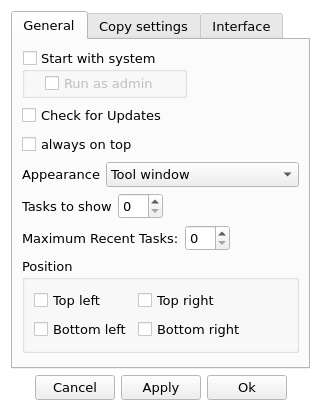
<?xml version="1.0" encoding="UTF-8"?>
<ui version="4.0">
 <class>ncsettings</class>
 <widget class="QWidget" name="ncsettings">
  <property name="geometry">
   <rect>
    <x>0</x>
    <y>0</y>
    <width>315</width>
    <height>380</height>
   </rect>
  </property>
  <property name="palette">
   <palette>
    <active>
     <colorrole role="Base">
      <brush brushstyle="SolidPattern">
       <color alpha="255">
        <red>255</red>
        <green>255</green>
        <blue>255</blue>
       </color>
      </brush>
     </colorrole>
     <colorrole role="Window">
      <brush brushstyle="SolidPattern">
       <color alpha="255">
        <red>255</red>
        <green>255</green>
        <blue>255</blue>
       </color>
      </brush>
     </colorrole>
    </active>
    <inactive>
     <colorrole role="Base">
      <brush brushstyle="SolidPattern">
       <color alpha="255">
        <red>255</red>
        <green>255</green>
        <blue>255</blue>
       </color>
      </brush>
     </colorrole>
     <colorrole role="Window">
      <brush brushstyle="SolidPattern">
       <color alpha="255">
        <red>255</red>
        <green>255</green>
        <blue>255</blue>
       </color>
      </brush>
     </colorrole>
    </inactive>
    <disabled>
     <colorrole role="Base">
      <brush brushstyle="SolidPattern">
       <color alpha="255">
        <red>255</red>
        <green>255</green>
        <blue>255</blue>
       </color>
      </brush>
     </colorrole>
     <colorrole role="Window">
      <brush brushstyle="SolidPattern">
       <color alpha="255">
        <red>255</red>
        <green>255</green>
        <blue>255</blue>
       </color>
      </brush>
     </colorrole>
    </disabled>
   </palette>
  </property>
  <property name="font">
   <font>
    <family>Verdana</family>
    <pointsize>10</pointsize>
   </font>
  </property>
  <property name="windowTitle">
   <string>NiceCopier Settings</string>
  </property>
  <layout class="QVBoxLayout" name="verticalLayout">
   <item>
    <widget class="QTabWidget" name="tabWidget">
     <property name="currentIndex">
      <number>0</number>
     </property>
     <property name="usesScrollButtons">
      <bool>false</bool>
     </property>
     <widget class="QWidget" name="tab">
      <attribute name="title">
       <string>General</string>
      </attribute>
      <layout class="QVBoxLayout" name="verticalLayout_2">
       <item>
        <widget class="QGroupBox" name="ck_start_wsystem">
         <property name="sizePolicy">
          <sizepolicy hsizetype="Maximum" vsizetype="Maximum">
           <horstretch>0</horstretch>
           <verstretch>0</verstretch>
          </sizepolicy>
         </property>
         <property name="title">
          <string>Start with system</string>
         </property>
         <property name="flat">
          <bool>false</bool>
         </property>
         <property name="checkable">
          <bool>true</bool>
         </property>
         <property name="checked">
          <bool>false</bool>
         </property>
         <layout class="QVBoxLayout" name="verticalLayout_5">
          <property name="spacing">
           <number>0</number>
          </property>
          <property name="leftMargin">
           <number>20</number>
          </property>
          <property name="topMargin">
           <number>0</number>
          </property>
          <property name="rightMargin">
           <number>0</number>
          </property>
          <property name="bottomMargin">
           <number>0</number>
          </property>
          <item>
           <widget class="QCheckBox" name="cbadmin">
            <property name="text">
             <string>Run as admin</string>
            </property>
           </widget>
          </item>
         </layout>
        </widget>
       </item>
       <item>
        <widget class="QCheckBox" name="ckUpdates">
         <property name="text">
          <string>Check for Updates</string>
         </property>
        </widget>
       </item>
       <item>
        <widget class="QCheckBox" name="ck_nc_onTop">
         <property name="text">
          <string>always on top</string>
         </property>
        </widget>
       </item>
       <item>
        <layout class="QHBoxLayout" name="horizontalLayout_3">
         <item>
          <widget class="QLabel" name="label_2">
           <property name="sizePolicy">
            <sizepolicy hsizetype="Maximum" vsizetype="Preferred">
             <horstretch>0</horstretch>
             <verstretch>0</verstretch>
            </sizepolicy>
           </property>
           <property name="text">
            <string>Appearance</string>
           </property>
          </widget>
         </item>
         <item>
          <widget class="QComboBox" name="cbappearance">
           <property name="editable">
            <bool>false</bool>
           </property>
           <property name="currentIndex">
            <number>0</number>
           </property>
           <property name="insertPolicy">
            <enum>QComboBox::NoInsert</enum>
           </property>
           <property name="sizeAdjustPolicy">
            <enum>QComboBox::AdjustToContents</enum>
           </property>
           <property name="duplicatesEnabled">
            <bool>false</bool>
           </property>
           <property name="frame">
            <bool>true</bool>
           </property>
           <item>
            <property name="text">
             <string>Tool window</string>
            </property>
           </item>
           <item>
            <property name="text">
             <string>Dialog window</string>
            </property>
           </item>
           <item>
            <property name="text">
             <string>Normal window</string>
            </property>
           </item>
          </widget>
         </item>
        </layout>
       </item>
       <item>
        <layout class="QHBoxLayout" name="horizontalLayout_4">
         <item>
          <widget class="QLabel" name="label_3">
           <property name="sizePolicy">
            <sizepolicy hsizetype="Maximum" vsizetype="Preferred">
             <horstretch>0</horstretch>
             <verstretch>0</verstretch>
            </sizepolicy>
           </property>
           <property name="text">
            <string>Tasks to show</string>
           </property>
          </widget>
         </item>
         <item>
          <widget class="QSpinBox" name="sb_show_tasks">
           <property name="sizePolicy">
            <sizepolicy hsizetype="Maximum" vsizetype="Fixed">
             <horstretch>0</horstretch>
             <verstretch>0</verstretch>
            </sizepolicy>
           </property>
          </widget>
         </item>
         <item>
          <spacer name="horizontalSpacer_3">
           <property name="orientation">
            <enum>Qt::Horizontal</enum>
           </property>
           <property name="sizeHint" stdset="0">
            <size>
             <width>0</width>
             <height>0</height>
            </size>
           </property>
          </spacer>
         </item>
        </layout>
       </item>
       <item>
        <layout class="QHBoxLayout" name="horizontalLayout_7">
         <item>
          <widget class="QLabel" name="label_6">
           <property name="sizePolicy">
            <sizepolicy hsizetype="Maximum" vsizetype="Preferred">
             <horstretch>0</horstretch>
             <verstretch>0</verstretch>
            </sizepolicy>
           </property>
           <property name="text">
            <string>Maximum Recent Tasks:</string>
           </property>
          </widget>
         </item>
         <item>
          <widget class="QSpinBox" name="sb_max_recentTasks">
           <property name="sizePolicy">
            <sizepolicy hsizetype="Maximum" vsizetype="Fixed">
             <horstretch>0</horstretch>
             <verstretch>0</verstretch>
            </sizepolicy>
           </property>
           <property name="wrapping">
            <bool>false</bool>
           </property>
          </widget>
         </item>
         <item>
          <spacer name="horizontalSpacer_5">
           <property name="orientation">
            <enum>Qt::Horizontal</enum>
           </property>
           <property name="sizeHint" stdset="0">
            <size>
             <width>0</width>
             <height>0</height>
            </size>
           </property>
          </spacer>
         </item>
        </layout>
       </item>
       <item>
        <widget class="QGroupBox" name="gb_position">
         <property name="sizePolicy">
          <sizepolicy hsizetype="Preferred" vsizetype="Maximum">
           <horstretch>0</horstretch>
           <verstretch>0</verstretch>
          </sizepolicy>
         </property>
         <property name="title">
          <string>Position</string>
         </property>
         <property name="checkable">
          <bool>false</bool>
         </property>
         <layout class="QFormLayout" name="formLayout">
          <property name="fieldGrowthPolicy">
           <enum>QFormLayout::AllNonFixedFieldsGrow</enum>
          </property>
          <item row="0" column="0">
           <widget class="QCheckBox" name="cbTopLeft">
            <property name="text">
             <string>Top left</string>
            </property>
            <property name="checked">
             <bool>false</bool>
            </property>
            <property name="autoRepeat">
             <bool>false</bool>
            </property>
            <property name="autoExclusive">
             <bool>true</bool>
            </property>
            <property name="tristate">
             <bool>false</bool>
            </property>
           </widget>
          </item>
          <item row="0" column="1">
           <widget class="QCheckBox" name="cbTopRight">
            <property name="text">
             <string>Top right</string>
            </property>
            <property name="autoExclusive">
             <bool>true</bool>
            </property>
           </widget>
          </item>
          <item row="1" column="0">
           <widget class="QCheckBox" name="cbBottomLeft">
            <property name="text">
             <string>Bottom left</string>
            </property>
            <property name="autoExclusive">
             <bool>true</bool>
            </property>
           </widget>
          </item>
          <item row="1" column="1">
           <widget class="QCheckBox" name="cbBottomRight">
            <property name="text">
             <string>Bottom right</string>
            </property>
            <property name="autoExclusive">
             <bool>true</bool>
            </property>
           </widget>
          </item>
         </layout>
        </widget>
       </item>
       <item>
        <spacer name="verticalSpacer_3">
         <property name="orientation">
          <enum>Qt::Vertical</enum>
         </property>
         <property name="sizeHint" stdset="0">
          <size>
           <width>0</width>
           <height>0</height>
          </size>
         </property>
        </spacer>
       </item>
      </layout>
     </widget>
     <widget class="QWidget" name="tab_2">
      <attribute name="title">
       <string>Copy settings</string>
      </attribute>
      <layout class="QVBoxLayout" name="verticalLayout_3">
       <item>
        <widget class="QCheckBox" name="ck_start">
         <property name="text">
          <string>Start copy immediately</string>
         </property>
        </widget>
       </item>
       <item>
        <layout class="QHBoxLayout" name="horizontalLayout_6">
         <item>
          <widget class="QSpinBox" name="timeUntilShow">
           <property name="sizePolicy">
            <sizepolicy hsizetype="Maximum" vsizetype="Fixed">
             <horstretch>0</horstretch>
             <verstretch>0</verstretch>
            </sizepolicy>
           </property>
           <property name="wrapping">
            <bool>false</bool>
           </property>
           <property name="frame">
            <bool>true</bool>
           </property>
           <property name="maximum">
            <number>5000</number>
           </property>
           <property name="value">
            <number>2000</number>
           </property>
          </widget>
         </item>
         <item>
          <widget class="QLabel" name="label_5">
           <property name="text">
            <string>milliseconds until task shows up</string>
           </property>
          </widget>
         </item>
        </layout>
       </item>
       <item>
        <widget class="QCheckBox" name="ck_cancel_confirm">
         <property name="text">
          <string>Confirm if i really want to cancel</string>
         </property>
        </widget>
       </item>
       <item>
        <widget class="QGroupBox" name="ck_delete_dest">
         <property name="title">
          <string>Delete copied files when canceled</string>
         </property>
         <property name="checkable">
          <bool>true</bool>
         </property>
         <property name="checked">
          <bool>false</bool>
         </property>
         <layout class="QVBoxLayout" name="verticalLayout_4">
          <item>
           <widget class="QCheckBox" name="cb_confirm_delete">
            <property name="text">
             <string>Confirm delete of copied files</string>
            </property>
           </widget>
          </item>
         </layout>
        </widget>
       </item>
       <item>
        <layout class="QHBoxLayout" name="horizontalLayout_5">
         <item>
          <widget class="QLabel" name="label_4">
           <property name="sizePolicy">
            <sizepolicy hsizetype="Maximum" vsizetype="Preferred">
             <horstretch>0</horstretch>
             <verstretch>0</verstretch>
            </sizepolicy>
           </property>
           <property name="text">
            <string>Default Handle if file exists:</string>
           </property>
          </widget>
         </item>
         <item>
          <widget class="QComboBox" name="cb_default_handle">
           <property name="sizePolicy">
            <sizepolicy hsizetype="Maximum" vsizetype="Fixed">
             <horstretch>0</horstretch>
             <verstretch>0</verstretch>
            </sizepolicy>
           </property>
           <item>
            <property name="text">
             <string>Replace</string>
            </property>
           </item>
           <item>
            <property name="text">
             <string>Rename</string>
            </property>
           </item>
           <item>
            <property name="text">
             <string>Ignore</string>
            </property>
           </item>
          </widget>
         </item>
         <item>
          <spacer name="horizontalSpacer_4">
           <property name="orientation">
            <enum>Qt::Horizontal</enum>
           </property>
           <property name="sizeHint" stdset="0">
            <size>
             <width>0</width>
             <height>0</height>
            </size>
           </property>
          </spacer>
         </item>
        </layout>
       </item>
       <item>
        <layout class="QHBoxLayout" name="horizontalLayout_2">
         <item>
          <widget class="QSpinBox" name="sb_sec_del">
           <property name="sizePolicy">
            <sizepolicy hsizetype="Fixed" vsizetype="Fixed">
             <horstretch>0</horstretch>
             <verstretch>0</verstretch>
            </sizepolicy>
           </property>
           <property name="value">
            <number>5</number>
           </property>
          </widget>
         </item>
         <item>
          <widget class="QLabel" name="label">
           <property name="text">
            <string>sec until deletion of source</string>
           </property>
          </widget>
         </item>
        </layout>
       </item>
       <item>
        <widget class="QCheckBox" name="defaultIcons">
         <property name="text">
          <string>show default Icons ( is faster )</string>
         </property>
        </widget>
       </item>
       <item>
        <widget class="QCheckBox" name="ckCheckSum">
         <property name="text">
          <string>verify file Checksum</string>
         </property>
        </widget>
       </item>
       <item>
        <widget class="QCheckBox" name="checkPermissionsCheckBox">
         <property name="sizePolicy">
          <sizepolicy hsizetype="Minimum" vsizetype="Minimum">
           <horstretch>0</horstretch>
           <verstretch>0</verstretch>
          </sizepolicy>
         </property>
         <property name="text">
          <string>check file permissions</string>
         </property>
        </widget>
       </item>
       <item>
        <spacer name="verticalSpacer">
         <property name="orientation">
          <enum>Qt::Vertical</enum>
         </property>
         <property name="sizeHint" stdset="0">
          <size>
           <width>0</width>
           <height>0</height>
          </size>
         </property>
        </spacer>
       </item>
      </layout>
     </widget>
     <widget class="QWidget" name="tab_3">
      <attribute name="title">
       <string>Interface</string>
      </attribute>
      <layout class="QVBoxLayout" name="verticalLayout_6">
       <item>
        <layout class="QHBoxLayout" name="horizontalLayout_9">
         <item>
          <widget class="QLabel" name="label_8">
           <property name="text">
            <string>Language:</string>
           </property>
          </widget>
         </item>
         <item>
          <widget class="QComboBox" name="langCombobox">
           <item>
            <property name="text">
             <string notr="true">English</string>
            </property>
           </item>
          </widget>
         </item>
        </layout>
       </item>
       <item>
        <widget class="Line" name="line">
         <property name="orientation">
          <enum>Qt::Horizontal</enum>
         </property>
        </widget>
       </item>
       <item>
        <widget class="QGroupBox" name="usePlastiqueStyle">
         <property name="title">
          <string>Use Fusion Style</string>
         </property>
         <property name="checkable">
          <bool>true</bool>
         </property>
         <property name="checked">
          <bool>false</bool>
         </property>
         <layout class="QHBoxLayout" name="horizontalLayout_8">
          <item>
           <widget class="QPushButton" name="progressBarColor">
            <property name="text">
             <string>ProgressBar Color</string>
            </property>
           </widget>
          </item>
          <item>
           <widget class="QProgressBar" name="progressBar">
            <property name="value">
             <number>60</number>
            </property>
            <property name="textVisible">
             <bool>false</bool>
            </property>
           </widget>
          </item>
         </layout>
        </widget>
       </item>
       <item>
        <layout class="QHBoxLayout" name="horizontalLayout_10">
         <item>
          <widget class="QLabel" name="label_7">
           <property name="text">
            <string>Select a style:</string>
           </property>
          </widget>
         </item>
         <item>
          <widget class="QComboBox" name="styleComboBox">
           <item>
            <property name="text">
             <string>None</string>
            </property>
           </item>
          </widget>
         </item>
        </layout>
       </item>
       <item>
        <widget class="QTextBrowser" name="textBrowser">
         <property name="sizePolicy">
          <sizepolicy hsizetype="Preferred" vsizetype="Ignored">
           <horstretch>0</horstretch>
           <verstretch>0</verstretch>
          </sizepolicy>
         </property>
         <property name="minimumSize">
          <size>
           <width>0</width>
           <height>100</height>
          </size>
         </property>
         <property name="html">
          <string>&lt;!DOCTYPE HTML PUBLIC &quot;-//W3C//DTD HTML 4.0//EN&quot; &quot;http://www.w3.org/TR/REC-html40/strict.dtd&quot;&gt;
&lt;html&gt;&lt;head&gt;&lt;meta name=&quot;qrichtext&quot; content=&quot;1&quot; /&gt;&lt;style type=&quot;text/css&quot;&gt;
p, li { white-space: pre-wrap; }
&lt;/style&gt;&lt;/head&gt;&lt;body style=&quot; font-family:'Verdana'; font-size:10pt; font-weight:400; font-style:normal;&quot;&gt;
&lt;p style=&quot; margin-top:0px; margin-bottom:0px; margin-left:0px; margin-right:0px; -qt-block-indent:0; text-indent:0px;&quot;&gt;&lt;span style=&quot; font-size:8pt;&quot;&gt;If you also want to create you own NiceCopier stylesheet visit&lt;/span&gt;&lt;/p&gt;
&lt;p style=&quot; margin-top:0px; margin-bottom:0px; margin-left:0px; margin-right:0px; -qt-block-indent:0; text-indent:0px;&quot;&gt;&lt;a href=&quot;http://nicecopier.sourceforge.net/&quot;&gt;&lt;span style=&quot; font-size:8pt; text-decoration: underline; color:#0000ff;&quot;&gt;http://nicecopier.sourceforge.net/styling.html&lt;/span&gt;&lt;/a&gt;&lt;span style=&quot; font-size:8pt;&quot;&gt; &lt;/span&gt;&lt;/p&gt;
&lt;p style=&quot; margin-top:0px; margin-bottom:0px; margin-left:0px; margin-right:0px; -qt-block-indent:0; text-indent:0px;&quot;&gt;&lt;span style=&quot; font-size:8pt;&quot;&gt;and&lt;/span&gt;&lt;/p&gt;
&lt;p style=&quot; margin-top:0px; margin-bottom:0px; margin-left:0px; margin-right:0px; -qt-block-indent:0; text-indent:0px;&quot;&gt;&lt;a href=&quot;http://doc.qt.nokia.com/4.7-snapshot/stylesheet-reference.html&quot;&gt;&lt;span style=&quot; font-size:8pt; text-decoration: underline; color:#0000ff;&quot;&gt;http://doc.qt.nokia.com/4.7-snapshot/stylesheet-reference.html&lt;/span&gt;&lt;/a&gt;&lt;/p&gt;&lt;/body&gt;&lt;/html&gt;</string>
         </property>
         <property name="textInteractionFlags">
          <set>Qt::LinksAccessibleByMouse|Qt::TextSelectableByKeyboard|Qt::TextSelectableByMouse</set>
         </property>
         <property name="openExternalLinks">
          <bool>true</bool>
         </property>
        </widget>
       </item>
       <item>
        <spacer name="verticalSpacer_2">
         <property name="orientation">
          <enum>Qt::Vertical</enum>
         </property>
         <property name="sizeHint" stdset="0">
          <size>
           <width>0</width>
           <height>0</height>
          </size>
         </property>
        </spacer>
       </item>
      </layout>
     </widget>
    </widget>
   </item>
   <item>
    <layout class="QHBoxLayout" name="horizontalLayout">
     <property name="spacing">
      <number>6</number>
     </property>
     <item>
      <spacer name="horizontalSpacer_2">
       <property name="orientation">
        <enum>Qt::Horizontal</enum>
       </property>
       <property name="sizeHint" stdset="0">
        <size>
         <width>0</width>
         <height>0</height>
        </size>
       </property>
      </spacer>
     </item>
     <item>
      <widget class="QPushButton" name="btCancel">
       <property name="text">
        <string>Cancel</string>
       </property>
      </widget>
     </item>
     <item>
      <widget class="QPushButton" name="btApply">
       <property name="text">
        <string>Apply</string>
       </property>
      </widget>
     </item>
     <item>
      <widget class="QPushButton" name="btOk">
       <property name="text">
        <string>Ok</string>
       </property>
      </widget>
     </item>
     <item>
      <spacer name="horizontalSpacer">
       <property name="orientation">
        <enum>Qt::Horizontal</enum>
       </property>
       <property name="sizeHint" stdset="0">
        <size>
         <width>0</width>
         <height>0</height>
        </size>
       </property>
      </spacer>
     </item>
    </layout>
   </item>
  </layout>
 </widget>
 <resources/>
 <connections/>
</ui>
